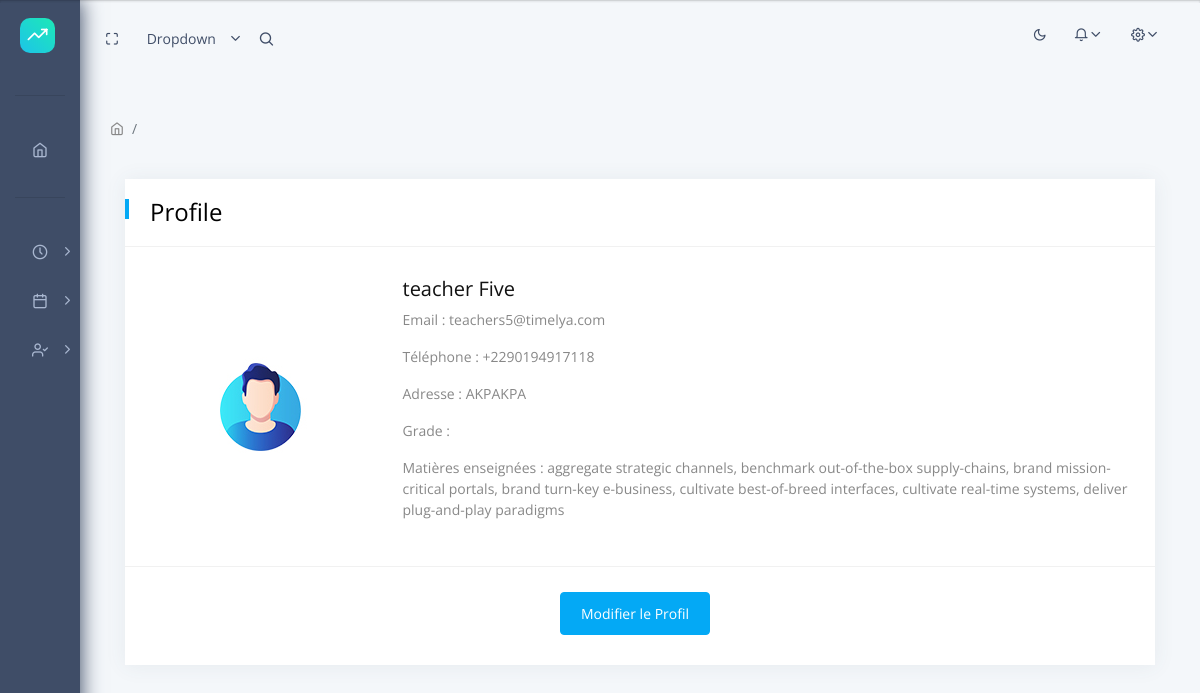
The app's page /profiles/ (signed in) with its own data.
### apps/users/models.py (models this page shows, shortened)
class CustomUser(AbstractUser):
    ROLE_CHOICES = (
        ('student', _('Étudiant')),
        ('teacher', _('Enseignant')),
        ('parent', _('Parent')),
        ('admin', _('Administrateur')),
    )
    GENDER_CHOICES = [
        ('male', _('Masculin')),
        ('female', _('Féminin')),
        ('other', _('Autre')),
    ]
    role = models.CharField(max_length=20, choices=ROLE_CHOICES, verbose_name=_('Rôle'))
    phone_number = models.CharField(max_length=15, blank=True, validators=[phone_number_validator], verbose_name=_('Numéro de téléphone'))
    date_of_birth = models.DateField(null=True, blank=True, verbose_name=_('Date de naissance'))
    address = models.CharField(max_length=255, blank=True, verbose_name=_('Adresse'))
    profile_picture = models.ImageField(upload_to='profile_pictures/', null=True, blank=True, db_index=True, verbose_name=_('Photo de profil'))
    date_joined = models.DateTimeField(auto_now_add=True, verbose_name=_('Date d’inscription'))
    last_login = models.DateTimeField(null=True, blank=True, verbose_name=_('Dernier login'))
    preferred_contact_method = models.CharField(max_length=20, choices=[
        ('email', _('Email')),
        ('sms', _('SMS')),
        ('none', _('Aucun')),
    ], default='email', verbose_name=_('Méthode de contact préférée'))
    gender = models.CharField(max_length=10, choices=GENDER_CHOICES, null=True, blank=True, verbose_name=_('Genre'))
    password_updated_at = models.DateTimeField(null=True, blank=True, verbose_name=_('Date de mise à jour du mot de passe'))
    first_login = models.BooleanField(default=True, verbose_name=_('Première connexion'))
    first_login_date = models.DateTimeField(null=True, blank=True, verbose_name=_('Date de première connexion'))
    password_changed = models.BooleanField(default=False, verbose_name=_('Mot de passe modifié'))
    reset_code = models.CharField(max_length=6, blank=True, null=True, verbose_name=_('Code de réinitialisation'))
    groups = models.ManyToManyField(Group, related_name='customuser_groups', blank=True, verbose_name=_('Groupes'))
    user_permissions = models.ManyToManyField(Permission, related_name='customuser_permissions', blank=True, verbose_name=_('Permissions utilisateur'))
    class Meta:
        verbose_name = _('Utilisateur personnalisé')
        verbose_name_plural = _('Utilisateurs personnalisés')
        ordering = ['-date_joined']
        permissions = [
                        ('view_profile','Peut voir son profil'),
                        ('change_profile','Peut modifier son profil')
                        ]
    def has_role(self, role):
        if not self.is_authenticated:
            return False
        return self.role == role
    @property
    def is_student(self):
        return self.has_role('student')
    @property
    def is_teacher(self):
        return self.has_role('teacher')
    @property
    def is_parent(self):
        return self.has_role('parent')
    @property
    def is_admin(self):
        return self.has_role('admin')

class TeacherProfile(models.Model):
    user = models.OneToOneField(CustomUser, on_delete=models.CASCADE, verbose_name=_('Utilisateur'))
    grade = models.CharField(max_length=50, blank=True, verbose_name=_('Grade'))
    subjects = models.ManyToManyField('subjects.Subject', related_name='teachers', verbose_name=_("Matières enseignées"))
    def get_subjects(self):
        return self.subjects.all()
    class Meta:
        verbose_name = _('Profil Enseignant')
        ordering = ['user__last_name']

### apps/subjects/models.py (models this page shows, shortened)
class Subject(models.Model):
    name = models.CharField(max_length=100, verbose_name=_("Nom de la matière"),unique=True)
    code = models.CharField(max_length=10, unique=True, verbose_name=_("Code de la matière"))
    department_levels = models.ManyToManyField('courses.DepartmentLevel', through='common.DepartmentLevelSubject', related_name='subjects', verbose_name=_("Niveaux et départements"))
    def __str__(self):
        return self.name
    class Meta:
        verbose_name = _("Matière")
        verbose_name_plural = _("Matières")
        ordering = ['name']

### apps/users/views.py (the view)
# urls.py: path('profiles/', ProfileView.as_view(), name='profiles'),
class ProfileView(LoginRequiredMixin, TemplateView):
    template_name = "users/profiles.html"
    def get_context_data(self, **kwargs):
        context = super().get_context_data(**kwargs)
        user = self.request.user
        if user.is_teacher:
            context['profile'] = get_object_or_404(TeacherProfile, user=user)
        elif user.is_student:
            context['profile'] = get_object_or_404(StudentProfile, user=user)
        elif user.is_parent:
            context['profile'] = get_object_or_404(ParentProfile, user=user)
        else:
            context['profile'] = None  # Admins ou autres rôles sans profil spécifique
        context['form'] = UserUpdateForm(instance=user)
        return context

### templates/users/profiles.html (shortened to what this page needs)
{% extends 'layouts/base.html' %}
{% load static %}
{% block content %}
<div class="container mt-4">
    <div class="card">
        <div class="card-header">
          <h5 style="font-size:1.5rem !important ;">Profile</h5>
        </div>
        <div class="card-body ">
            <div class="row d-flex justify-content-center align-items-center">
                <div class="col-md-3 text-center">
                    {% if user.profile_picture %}
                        <img src="{{ user.profile_picture.url }}" alt="Photo de profil" class="img-thumbnail img-fluid rounded-circle">
                    {% else %}
                        {% if user.gender == "female" %}
                            <img src="{% static 'assets/images/user/avatar-1.jpg' %}" alt="profile image"class="img-fluid rounded-circle">
                        {% else %}
                            <img  src="{% static 'assets/images/user/avatar-2.jpg' %}" alt="profile image"class=" img-fluid rounded-circle">
                        {% endif %}
                    {% endif %}
                </div>
                <div class="col-md-9 m-auto ">
                    <h4>{{ user.first_name }} {{ user.last_name }}</h4>
                    <p><strong>Email :</strong> {{ user.email }}</p>
                    <p><strong>Téléphone :</strong> {{ user.phone_number }}</p>
                    <p><strong>Adresse :</strong> {{ user.address }}</p>
                    {% if user.is_teacher %}
                        <p><strong>Grade :</strong> {{ profile.grade }}</p>
                        <p><strong>Matières enseignées :</strong> {{ profile.get_subjects|join:", " }}</p>
                    {% elif user.is_student %}
                        <p><strong>ID Étudiant :</strong> {{ profile.student_id }}</p>
                        <p><strong>Filière :</strong> {{ profile.major }}</p>
                        <p><strong>Statut :</strong> {{ profile.get_enrollment_status }}</p>
                    {% elif user.is_parent %}
                        <p><strong>Enfants :</strong> {{ profile.get_children_names }}</p>
                    {% endif %}
                </div>
            </div>
        </div>
        <div class="card-footer text-center">
            <button type="button" class="btn btn-primary" data-toggle="modal" data-target="#editProfileModal">Modifier le Profil</button>
        </div>
    </div>
</div>
{% endblock %}

### records on screen
CustomUser: first_name "teacher", last_name "Five", email "teachers5@timelya.com", phone_number "+2290194917118", address "AKPAKPA"
TeacherProfile: get_subjects "aggregate strategic channels, benchmark out-of-the-box supply-chains, brand mission-critical portals, brand turn-key e-business, cultivate best-of-breed interfaces, cultivate real-time systems, deliver plug-and-play paradigms"
